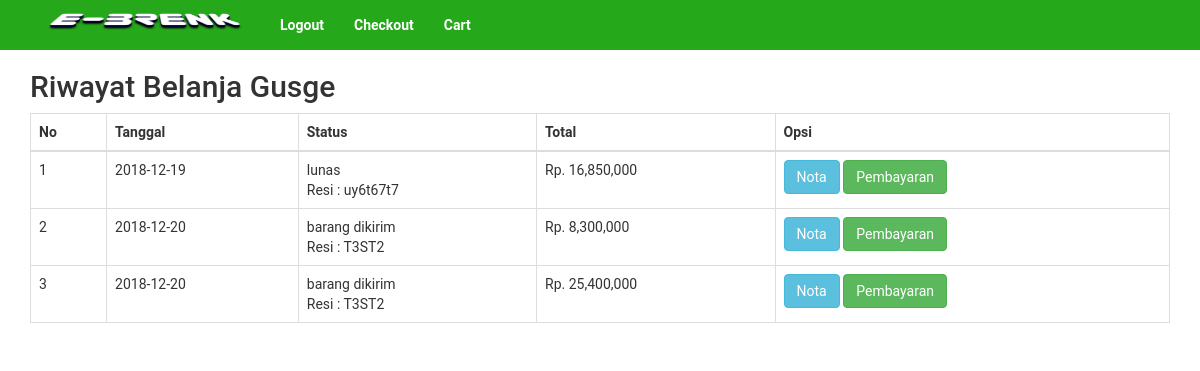
The app's page /EBrenk/riwayat.php (signed in) with its own data.
### tables this page shows
CREATE TABLE `pembelian` (
  `id_pembelian` int(11) NOT NULL AUTO_INCREMENT,
  `id_pelanggan` int(11) NOT NULL,
  `id_ongkir` int(11) NOT NULL,
  `tanggal_pembelian` date NOT NULL,
  `total_pembelian` int(11) NOT NULL,
  `status_pembelian` varchar(100) NOT NULL DEFAULT 'pending',
  `resi_pengiriman` varchar(50) NOT NULL,
  PRIMARY KEY (`id_pembelian`)
);

### EBrenk/riwayat.php (the view, shortened to what this page needs)
<?php
$koneksi = new mysqli("localhost", "root", "MyNewPass", "ebrenk"); ?>
<!DOCTYPE html>
<html>
<head>
	<link href="css/bootstrap.min.css" rel="stylesheet">
	<link href="css/style.css" rel="stylesheet">
</head>
<body>
<header id="header">
		<div class="header_top">
			<div class="container">
				<div class="row">
					<div class="col-sm-8">
						<div class="contactinfo">
							<div class="col-sm-4">
									<a href="index.php"><img src="images/home/serigala.png" width="200" height="40" alt=""></a>
							</div>
							<ul class="nav navbar-nav">
								<?php if (isset($_SESSION["pelanggan"])): ?>
									<li><a href="logout.php">Logout</a></li>
									<?php else : ?>
									<li><a href="login.php">Login</a></li>
									<li><a href="daftar.php">Daftar</a></li>
									<?php endif ?>
								<li><a href="checkout.php"> Checkout</a></li>
								<li><a href="keranjang.php">Cart</a></li>
							</ul>
						</div>
					</div>
				</div>
			</div>
		</div>
	</header>
	<section class="riwayat">
		<div class="container">
			<h2>Riwayat Belanja <?php echo $_SESSION["pelanggan"]["nama_pelanggan"] ?></h2>
			<table class="table table-bordered">
				<thead>
					<tr>
						<th>No</th>
						<th>Tanggal</th>
						<th>Status</th>
						<th>Total</th>
						<th>Opsi</th>
					</tr>
				</thead>
				<tbody>
					<?php
					$nomor = 1;
					$id_pelanggan=$_SESSION["pelanggan"]["id_pelanggan"];
					$ambil = $koneksi->query("SELECT * FROM pembelian WHERE id_pelanggan='$id_pelanggan' ");
					while ($pecah = $ambil->fetch_assoc()){
					 ?>
					<tr>
						<td><?php echo $nomor; ?></td>
						<td><?php echo $pecah["tanggal_pembelian"] ?></td>
						<td><?php echo $pecah["status_pembelian"] ?>
							<br>
							<?php if (!empty($pecah['resi_pengiriman'])): ?>
								Resi : <?php echo $pecah['resi_pengiriman']; ?>
							<?php endif ?>
						</td>
						<td>Rp. <?php echo number_format($pecah["total_pembelian"]) ?></td>
						<td>
							<a href="nota.php?id=<?php echo $pecah["id_pembelian"]; ?>" class="btn btn-info">Nota</a>
							<a href="pembayaran.php?id=<?php echo $pecah["id_pembelian"]; ?>" class="btn btn-success">Pembayaran</a>
						</td>
					</tr>
					<?php $nomor++; ?>
					<?php } ?>
				</tbody>
			</table>
		</div>
	</section>
</body>
</html>

### EBrenk/css/style.css (style rules this page uses)
ul li { list-style: none; }
a { -webkit-transition: 300ms; -moz-transition: 300ms; -o-transition: 300ms; transition: 300ms; }
h1, h2, h3, h4, h5, h6 { font-family: 'Roboto', sans-serif; }
.header_top { background: none repeat scroll 0 0 #26A81B ; }
.contactinfo ul li:first-child { margin-left: -15px; }
.contactinfo ul li a { font-size: 14px; color: #FFF; font-family: "Roboto",sans-serif; font-weight: bold; }

### records on screen
pembelian: tanggal_pembelian "2018-12-19", status_pembelian "lunas", resi_pengiriman "uy6t67t7", total_pembelian "16,850,000"
pembelian: tanggal_pembelian "2018-12-20", status_pembelian "barang dikirim", resi_pengiriman "T3ST2", total_pembelian "8,300,000"
pembelian: tanggal_pembelian "2018-12-20", status_pembelian "barang dikirim", resi_pengiriman "T3ST2", total_pembelian "25,400,000"

### other values on screen
$_SESSION["pelanggan"]["nama_pelanggan"] "Gusge"
